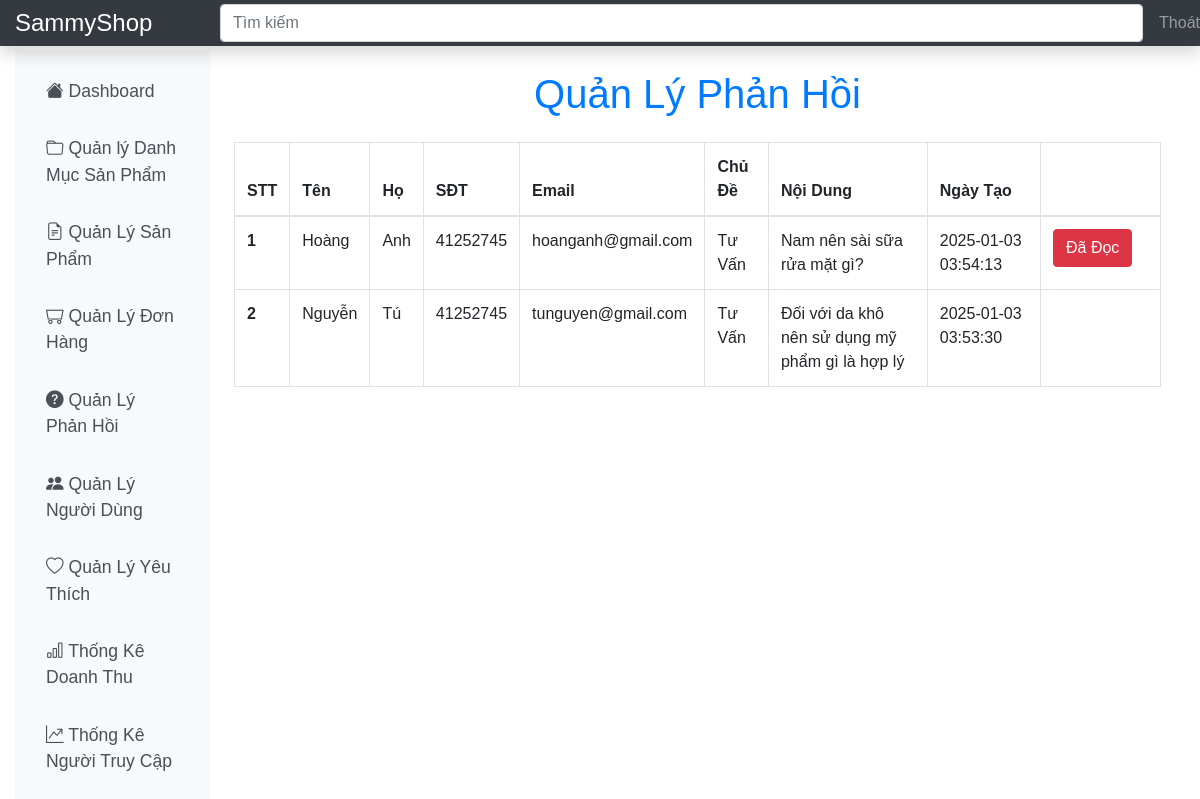
/Admin/feedback/index.php (signed in), run on the app's committed database.
### tables this page shows
CREATE TABLE `feedback` (
  `id` int(11) NOT NULL,
  `firstname` varchar(30) DEFAULT NULL,
  `lastname` varchar(30) DEFAULT NULL,
  `email` varchar(250) NOT NULL,
  `phone_number` varchar(20) DEFAULT NULL,
  `subject_name` varchar(350) DEFAULT NULL,
  `note` varchar(1000) DEFAULT NULL,
  `status` int(11) DEFAULT 0,
  `created_at` datetime DEFAULT current_timestamp(),
  `updated_at` datetime DEFAULT current_timestamp() ON UPDATE current_timestamp()
);

### Database/dbhelper.php (called while the page is built, shortened)
<?php
function executeResult($sql, $isSingle = false) {
    $data = null;
    $conn = mysqli_connect(HOST, USERNAME, PASSWORD, DATABASE);
    mysqli_set_charset($conn, 'utf8');
    $resultset = mysqli_query($conn, $sql);
    if ($isSingle) {
        $data = mysqli_fetch_array($resultset, MYSQLI_ASSOC);
    } else {
        $data = [];
        while (($row = mysqli_fetch_array($resultset, MYSQLI_ASSOC)) != null) {
            $data[] = $row;
        }
    }
    return $data;
}

### Admin/feedback/index.php (the view, shortened to what this page needs)
<?php
    require_once('../layout/header.php');
    $sql = "select * from feedback order by status asc, updated_at desc";
	$data = executeResult($sql);
 ?>
<div class="row" style="margin-top: 20px;">
	<div class="col-md-12 table-responsive">
		<h1 class="text-center text-primary mb-4">Quản Lý Phản Hồi</h1>
		<table class="table table-bordered table-hover" style="margin-top: 20px;">
			<thead>
				<tr>
					<th>STT</th>
					<th>Tên</th>
					<th>Họ</th>
					<th>SĐT</th>
					<th>Email</th>
					<th>Chủ Đề</th>
					<th>Nội Dung</th>
					<th>Ngày Tạo</th>
					<th style="width: 120px"></th>
				</tr>
			</thead>
			<tbody>
<?php
	$index = 0;
	foreach($data as $item) {
		echo '<tr>
					<th>'.(++$index).'</th>
					<td>'.$item['firstname'].'</td>
					<td>'.$item['lastname'].'</td>
					<td>'.$item['phone_number'].'</td>
					<td>'.$item['email'].'</td>
					<td>'.$item['subject_name'].'</td>
					<td>'.$item['note'].'</td>
					<td>'.$item['updated_at'].'</td>
					<td style="width: 50px">';
		if($item['status'] == 0) {
			echo '<button onclick="markRead('.$item['id'].')" class="btn btn-danger">Đã Đọc</button>';
		}
		echo '</td>
				</tr>';
	}
?>
			</tbody>
		</table>
	</div>
</div>
<?php
     require_once('../layout/footer.php');
?>

### Asset/Css/dashboard.css (style rules this page uses)
body { font-family: Arial, sans-serif; padding-top: 50px; }

### data on the page
feedback: firstname "Hoàng", lastname "Anh", phone_number "41252745", email "hoanganh@gmail.com", subject_name "Tư Vấn", note "Nam nên sài sữa rửa mặt gì?", updated_at "2025-01-03 03:54:13"
feedback: firstname "Nguyễn", lastname "Tú", phone_number "41252745", email "tunguyen@gmail.com", subject_name "Tư Vấn", note "Đối với da khô nên sử dụng mỹ phẩm gì là hợp lý", updated_at "2025-01-03 03:53:30"
